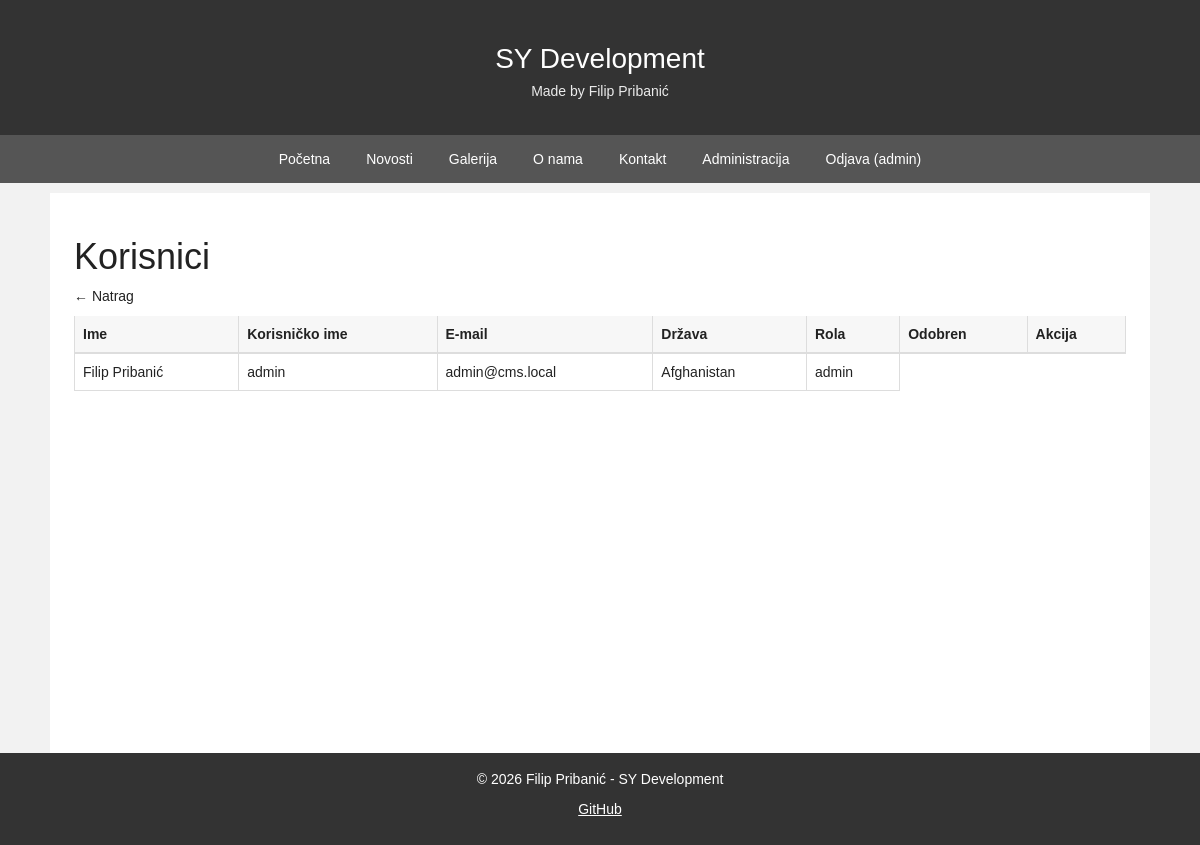
Screenshot of /index.php?menu=admin-users (signed in) with the database file from the repository.
### tables this page shows
CREATE TABLE IF NOT EXISTS users (
  id INT AUTO_INCREMENT PRIMARY KEY,
  firstname VARCHAR(60) NOT NULL,
  lastname VARCHAR(60) NOT NULL,
  username VARCHAR(60) NOT NULL UNIQUE,
  email VARCHAR(120) NOT NULL,
  country_id INT NOT NULL,
  city VARCHAR(80) NOT NULL,
  street VARCHAR(120) NOT NULL,
  dob DATE NOT NULL,
  password_hash VARCHAR(255) NOT NULL,
  role ENUM('user','editor','admin') DEFAULT 'user',
  approved TINYINT(1) DEFAULT 0,
  created_at DATETIME DEFAULT CURRENT_TIMESTAMP,
  FOREIGN KEY (country_id) REFERENCES countries(id)
);

CREATE TABLE IF NOT EXISTS countries (
  id INT AUTO_INCREMENT PRIMARY KEY,
  name VARCHAR(120) NOT NULL UNIQUE
);

### includes/functions.php (called while the page is built, shortened)
<?php
function e(string $s): string {
    return htmlspecialchars($s, ENT_QUOTES, 'UTF-8');
}

### admin/users.php (the view, shortened to what this page needs)
<?php
$res = $conn->query("SELECT u.id, u.firstname, u.lastname, u.username, u.email, u.role, u.approved, c.name AS country
                     FROM users u JOIN countries c ON c.id = u.country_id
                     ORDER BY u.created_at DESC");
?>
<h1>Korisnici</h1>
<p><a href="index.php?menu=admin">← Natrag</a></p>
<table class="table">
  <thead>
    <tr>
      <th>Ime</th>
      <th>Korisničko ime</th>
      <th>E-mail</th>
      <th>Država</th>
      <th>Rola</th>
      <th>Odobren</th>
      <th>Akcija</th>
    </tr>
  </thead>
  <tbody>
  <?php while ($u = $res->fetch_assoc()): ?>
    <tr>
      <td><?php echo e($u['firstname'] . ' ' . $u['lastname']); ?></td>
      <td><?php echo e($u['username']); ?></td>
      <td><?php echo e($u['email']); ?></td>
      <td><?php echo e($u['country']); ?></td>
      <td>
        <?php if ($u['username'] === 'admin'): ?>
          admin
        <?php endif; ?>
      </td>
    </tr>
  <?php endwhile; ?>
  </tbody>
</table>

### assets/css/style.css (style rules this page uses)
* { margin:0;padding:0;box-sizing:border-box; }
body { font-family:Arial,sans-serif;background:#f2f2f2;color:#222; }
a { color:inherit; }
.table { width:100%;border-collapse:collapse;margin-top:10px; }
.table th,.table td { border:1px solid #ddd;padding:8px;text-align:left;vertical-align:top; }
.table th { background:#f7f7f7; }

### rows the page displays
users: firstname+lastname "Filip Pribanić", username "admin", email "admin@cms.local", country.name "Afghanistan"

### other values shown
$u['username'] "admin"
